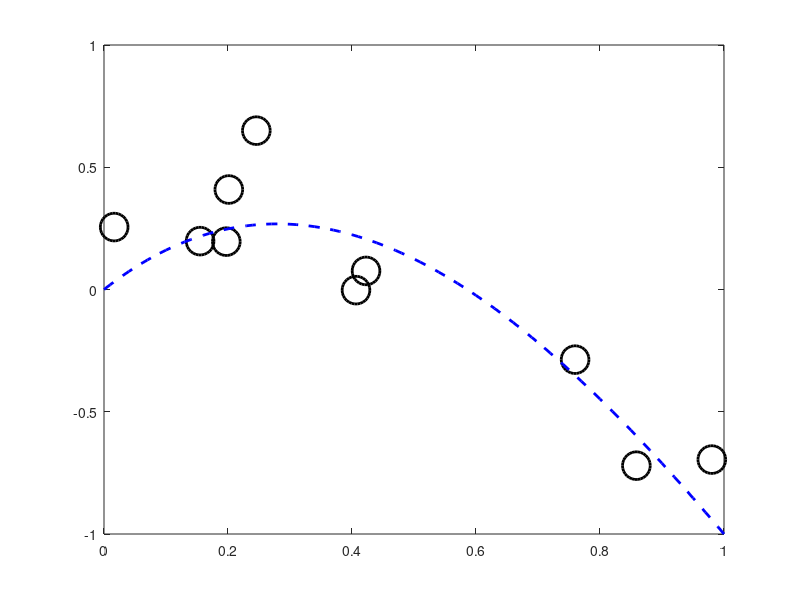

Recreate this plot in MATLAB. (Note: this script raises an error after producing the figure.)
%% Setup the GP problem


path(path,'../');

clear all;
close all;

plotfunction = @makePDF;
% plotfunction = @fakePDF; % This one doesn't make output



x = rand(10,1);
noise_ss = 0.05;

test_x = [0:0.01:1]';
test_y = test_x.^3 - 4*test_x.^2 + 2*test_x;

y = x.^3 - 4*x.^2 + 2*x;
y = y + randn(size(x))*sqrt(noise_ss);

plot(x,y,'ko','markersize',20,'linewidth',2);
hold on
plot(test_x,test_y,'b--','linewidth',2)

setupPlot

xlabel('x');
ylabel('y');

yl = ylim;


feval(plotfunction,'gpintro_data.eps');

%% Make some polynomial fits
close all
figure;
plot(x,y,'ko','markersize',20,'linewidth',2);
hold all

X = [x.^0];
testX = [test_x.^0];
plotat = [1 2 3 5];
for order = [1:9]
    X = [X x.^order];
    w = inv(X'*X)*X'*y;
    testX = [testX test_x.^order];
    if any(plotat == order)
        plot(test_x,testX*w,'linewidth',2);
    end
end

legend('Data','1st order','2nd order','3rd order','5th order');

setupPlot
xlabel('x');
ylabel('y');
ylim(yl);
feval(plotfunction,'gpintro_poly.eps');


%% A visual example
close all
kpar = [20 1];
K = kernel(x,x,'gauss',kpar);
testK = kernel(x,test_x,'gauss',kpar);
testKK = kernel(test_x,test_x,'gauss',kpar) + 1e-6*eye(length(test_x));
% Sample functions from the prior
priorFunctions = gausssamp(repmat(0,length(test_x),1),testKK,20);
plot(test_x,priorFunctions','b','linewidth',2)
hold on
plot(x,y,'ko','markersize',20,'linewidth',2);
setupPlot
xlabel('x');
ylabel('y');
ylim(yl);
feval(plotfunction,'gpintro_prior.eps');

close all

% And the posterior
testCov = testKK - testK'*inv(K + noise_ss*eye(length(x)))*testK;
testMu = testK'*inv(K + noise_ss*eye(length(x)))*y;
posteriorFunctions = gausssamp(testMu,testCov,20);

figure;
plot(test_x,posteriorFunctions','b','linewidth',2);
hold on
plot(x,y,'ko','markersize',20,'linewidth',2);
ylim(yl);
setupPlot;
xlabel('x');
ylabel('y');
plot(test_x,testMu,'r','linewidth',2);
feval(plotfunction,'gpintro_posterior.pdf');

% Predictive patch plot
close all
figure
predVar = sqrt(diag(testCov));
patch([test_x' test_x(end:-1:1)'],[testMu'+predVar', testMu(end:-1:1)'-predVar(end:-1:1)'],[0.6 0.6 0.6]);
hold on
plot(test_x,testMu,'r','linewidth',2);
plot(x,y,'ko','markersize',20,'linewidth',2);
setupPlot;
xlabel('x');
ylabel('y');
feval(plotfunction,'gpintro_predictions.pdf');

%% Compute the posterior using Bayes Rule
% Don't actuall use this one...
postCov = inv((1/noise_ss)*eye(length(x)) + K);
postMu = (1/noise_ss)*postCov*y;
close all
postSamples = gausssamp(postMu,postCov,20);
plot(x,postSamples','bo');
hold on
plot(x,y,'ko','markersize',20,'linewidth',2);
xlabel('x');
ylabel('y');
setupPlot;
feval(plotfunction,'gpposterior_bayes.pdf');
%% Hyperparameter plot
close all;
hypvals = [1 10 100];
for i = 1:length(hypvals)
    close all;
    figure
    testKK = kernel(test_x,test_x,'gauss',hypvals(i)) + 1e-6*eye(length(test_x));
    priorFunctions = gausssamp(repmat(0,size(test_x)),testKK,20);
    plot(test_x,priorFunctions,'b','linewidth',2);
    setupPlot;
    xlabel('x');
    ylabel('y');
    filename = sprintf('gpintro_prior_hyp%g.eps',hypvals(i));
    feval(plotfunction,filename);
end

%% Noise-free example
close all
K = kernel(x,x,'gauss',10);
testKK = kernel(test_x,test_x,'gauss',10);
testK = kernel(x,test_x,'gauss',10);

figure
plot(x,y,'ko','markersize',20,'linewidth',2);
testMu = testK'*inv(K + 1e-6*eye(length(x)))*y;
testVar = diag(testKK) - diag(testK'*inv(K + noise_ss*eye(length(x)))*testK);
ylim(yl);
hold on
plot(test_x,testMu,'ro');
for i = 1:length(test_x)
    plot([test_x(i) test_x(i)],[testMu(i) - sqrt(testVar(i)),testMu(i)+sqrt(testVar(i))],'k','color',[0.3 0.3 0.3]);
end

xlabel('x');
ylabel('y');
setupPlot;
feval(plotfunction,'gpintro_noisefree.eps');

%% Noisey example
close all
K = kernel(x,x,'gauss',10);
testKK = kernel(test_x,test_x,'gauss',10);
testK = kernel(x,test_x,'gauss',10);

figure
plot(x,y,'ko','markersize',20,'linewidth',2);
testMu = testK'*inv(K + noise_ss*eye(length(x)))*y;
testVar = diag(testKK) - diag(testK'*inv(K + noise_ss*eye(length(x)))*testK);
hold on
plot(test_x,testMu,'ro');
for i = 1:length(test_x)
    plot([test_x(i) test_x(i)],[testMu(i) - sqrt(testVar(i)),testMu(i)+sqrt(testVar(i))],'k','color',[0.6 0.6 0.6]);
end
xlabel('x');
ylabel('y');
setupPlot;
feval(plotfunction,'gpintro_withnoise.eps');

%% Classification example
% Generate some data
gamvals = [1 5];
close all;
x = [randn(20,2)+repmat([2 0],20,1);
    randn(20,2) + repmat([-2 0],20,1);
    randn(30,2) + repmat([0 2],30,1)];

y = [repmat(1,40,1);repmat(-1,30,1)];


[X,Y] = meshgrid(xl(1):0.2:xl(2),yl(1):0.2:yl(2));
testx = [reshape(X,prod(size(X)),1) reshape(Y,prod(size(Y)),1)];

for g = 1:length(gamvals)
    gam = gamvals(g);
    testC = kernel(testx,x,'gauss',gam);

    % Do some sampling
    C = kernel(x,x,'gauss',gam);
    Ci = inv(C);
    N = size(x,1);
    f = gausssamp(repmat(0,N,1),C,1)';
    z = zeros(size(f));
    NITS = 500;
    BURN = 100;
    postC = inv(Ci + eye(N));
    allf = zeros(NITS,N);
    testprobs = zeros(size(testx,1),1);
    testvar = zeros(size(testx,1),1);
    Cprod = diag(testC*(C\testC'));
    testvar = repmat(1,size(testx,1),1) - Cprod;
    for it = 1:NITS
        fprintf('Iteration %g\n',it);
        for n = 1:N
            % sample z_n
            z(n) = randn + f(n);
            while z(n)*y(n)<0
                z(n) = randn + f(n);
            end
        end
        % Sample f
        f = gausssamp(postC*z,postC,1)';

        % Do the regression for predictions
        testmu = (testC/C)*f;

        testsample = randn(size(testx,1),1).*sqrt(testvar) + testmu;
        if it>BURN
            testprobs = testprobs + normcdf(testsample);
        end
        allf(it,:) = f';
    end

    testprobs = testprobs ./ (NITS-BURN);
    testprobs = reshape(testprobs,size(X));
    %% Make the plot
    close all
    plotClassData(x,t);
    setupPlot;
    xl = [-5 5];
    yl = [-3 5];
    xlim(xl);
    ylim(yl);
    feval(plotfunction,'class_data.eps');
    [c,h] = contour(X,Y,testprobs,'k','color',[0.3 0.3 0.3]);
    clabel(c,h,'color','b','fontsize',14)   
    fname = sprintf('gpclass_hyp%g.eps',gam);
    feval(plotfunction,fname);
    
    close all
    surf(X,Y,testprobs);
    view([0 0 1]);
    hold on
    plotClassData3(x,t);
    setupPlot;
    fname = sprintf('gpclass_hyp%g_surf.eps',gam);
    feval(@makePDFopengl,fname);
end
